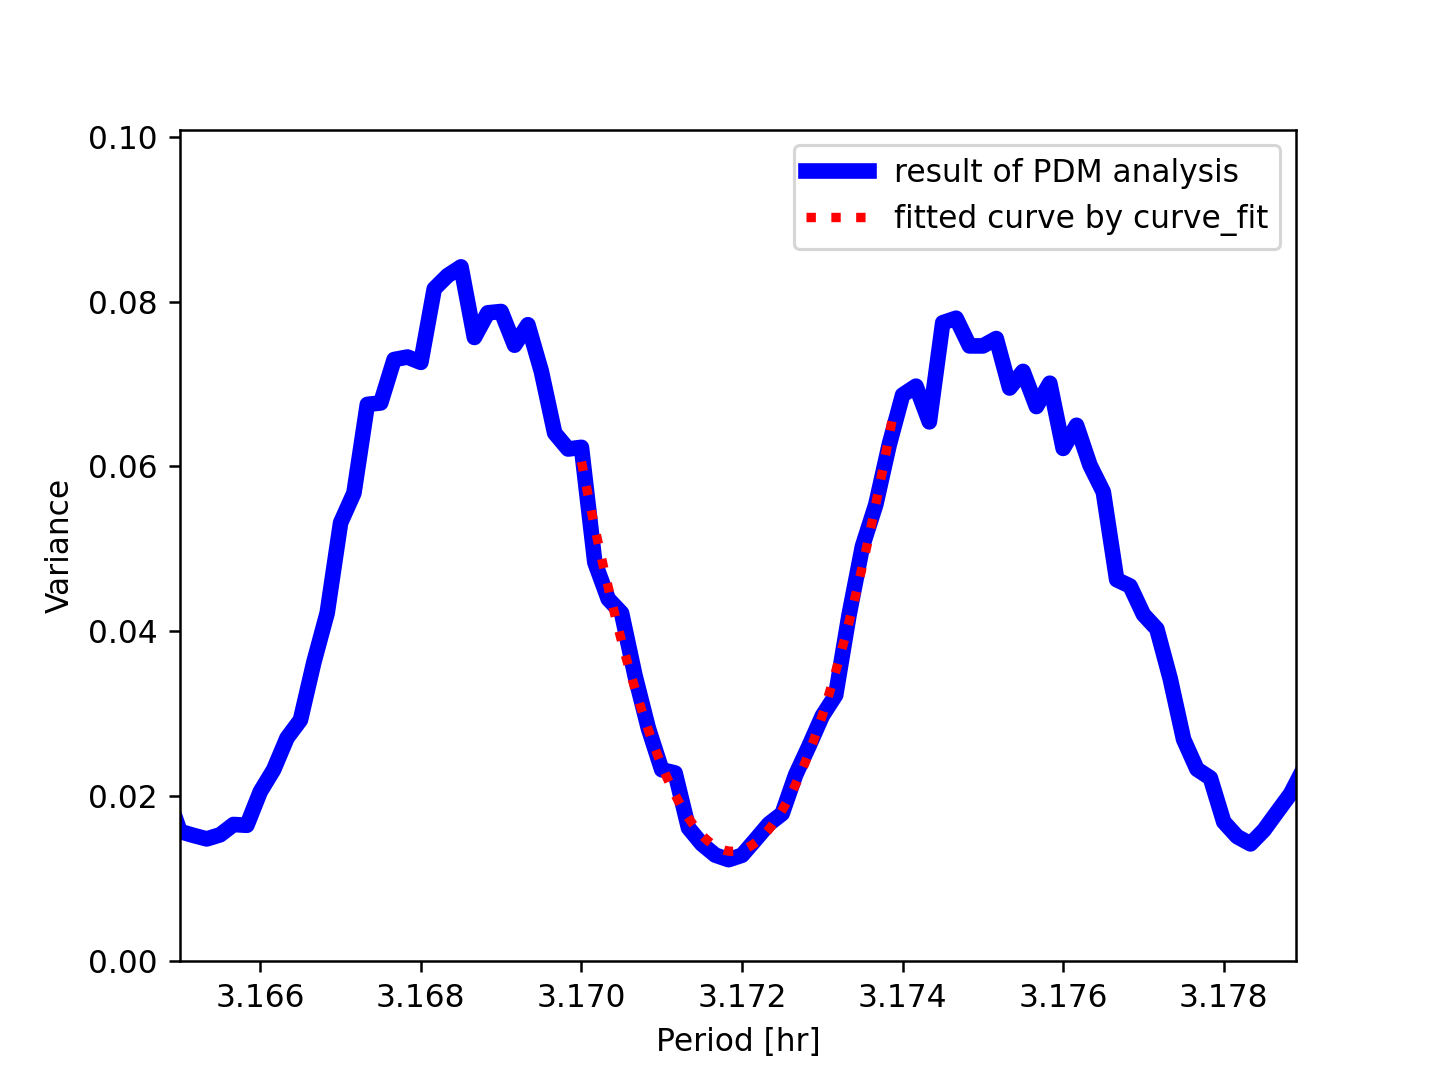

The script that saved this image:
#!/usr/pkg/bin/python3.9

#
# Time-stamp: <2022/11/28 00:02:28 (CST) daisuke>
#

# importing numpy module
import numpy

# importing scipy module
import scipy.optimize

# importing matplotlib module
import matplotlib.figure
import matplotlib.backends.backend_agg

# input data file
file_input = 'ai202209_s11_02_01.data'

# output figure file
file_output = 'ai202209_s11_02_07.png'

# range of data for fitting
x_min = 3.1700
x_max = 3.1739

# empty numpy array for storing data
data_all_per = numpy.array ([])
data_all_var = numpy.array ([])
data_fit_per = numpy.array ([])
data_fit_var = numpy.array ([])

# opening file for reading
with open (file_input, 'r') as fh:
    # reading file line-by-line
    for line in fh:
        # skipping line if the line starts with '#'
        if (line[0] == '#'):
            continue
        # removing line feed at the end of line
        line = line.strip ()
        # splitting data
        (per_day_str, per_hr_str, per_min_str, var_str) = line.split ()
        # conversion from string into float
        per_hr = float (per_hr_str)
        var = float (var_str)
        # appending the data at the end of numpy arrays
        data_all_per = numpy.append (data_all_per, per_hr)
        data_all_var = numpy.append (data_all_var, var)
        if ( (per_hr >= x_min) and (per_hr <= x_max) ):
            data_fit_per = numpy.append (data_fit_per, per_hr)
            data_fit_var = numpy.append (data_fit_var, var)

# initial values of coefficients of fitted function
a = 1.0
b = 1.0
c = 1.0

# function to be used for least-squares fitting
def func (x, a, b, c):
    y = a * (x - b)**2 + c
    return y

# least-squares fitting using scipy.optimize.curve_fit
popt, pcov = scipy.optimize.curve_fit (func, data_fit_per, data_fit_var)

# fitted coefficients
print ("popt:")
print (popt)

# covariance matrix
print ("pcov:")
print (pcov)

# fitted a and b
a_fitted = popt[0]
b_fitted = popt[1]
c_fitted = popt[2]

# degree of freedom
dof = len (data_fit_per) - 3
print ("dof = {dof}")

# residual
residual = data_fit_var - func (data_fit_per, a_fitted, b_fitted, c_fitted)
reduced_chi2 = (residual**2).sum () / dof
print ("reduced chi^2 = {reduced_chi2}")

# errors of a and b
a_err = numpy.sqrt (pcov[0][0])
b_err = numpy.sqrt (pcov[1][1])
c_err = numpy.sqrt (pcov[2][2])
print (f"a = {a_fitted:11.5f} +/- {a_err:9.5f} ({a_err/a_fitted*100:6.2f} %)")
print (f"b = {b_fitted:11.5f} +/- {b_err:9.5f} ({b_err/b_fitted*100:6.2f} %)")
print (f"c = {c_fitted:11.5f} +/- {c_err:9.5f} ({c_err/c_fitted*100:6.2f} %)")

# fitted line
fitted_x = numpy.linspace (x_min, x_max, 10**3)
fitted_y = func (fitted_x, a_fitted, b_fitted, c_fitted)

# making fig and ax
fig    = matplotlib.figure.Figure ()
canvas = matplotlib.backends.backend_agg.FigureCanvasAgg (fig)
ax     = fig.add_subplot (111)

# labels
ax.set_xlabel ('Period [hr]')
ax.set_ylabel ('Variance')

# range of plot
ax.set_xlim (x_min - 0.005, x_max + 0.005)
ax.set_ylim (0, func (x_max, a_fitted, b_fitted, c_fitted) * 1.5 )

# plotting a figure
ax.plot (data_all_per, data_all_var, \
         linestyle='-', linewidth=5, color='blue', \
         label='result of PDM analysis')
ax.plot (fitted_x, fitted_y, \
         linestyle=':', linewidth=3, color='red', \
         label='fitted curve by curve_fit')
ax.legend ()

# saving the figure to a file
fig.savefig (file_output, dpi=225)
